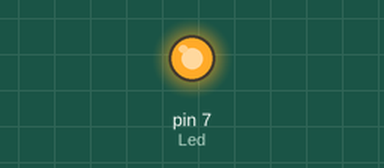
Recording of a sketch running on a simulated Arduino Uno, built with avr-gcc and run on an emulated ATmega328P. On the bench: output pins drawn as LEDs (lit = HIGH).

Above: at 2.0 s.
At 5.0 s:
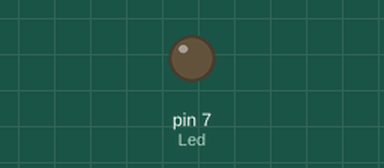
Timing chart, 0 to 7.8 s (numbered marks = the images above):
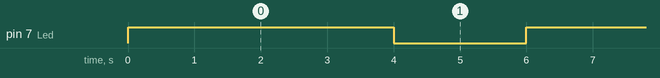

Measured:
- by itself, pin 7 (Led): alternates HIGH for 4.0 s and LOW for 2.0 s

The sketch:

7_color.ino
```cpp
int Led = 7;

void setup ()
{
  pinMode (Led, OUTPUT); // Initialization of the LED output pin
}

void loop () // main program loop
{
  digitalWrite (Led, HIGH); // LED will be switched on
  delay (4000); // waitmode for 4 seconds
  digitalWrite (Led, LOW); // LED will be switched off
  delay (2000); // waitmode for another 2 seconds
}
```
